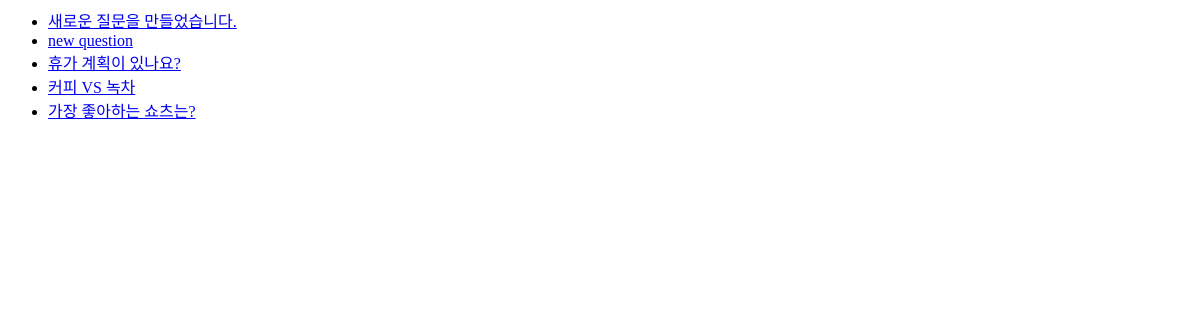
/polls/, run on an earlier commit of the app's database.
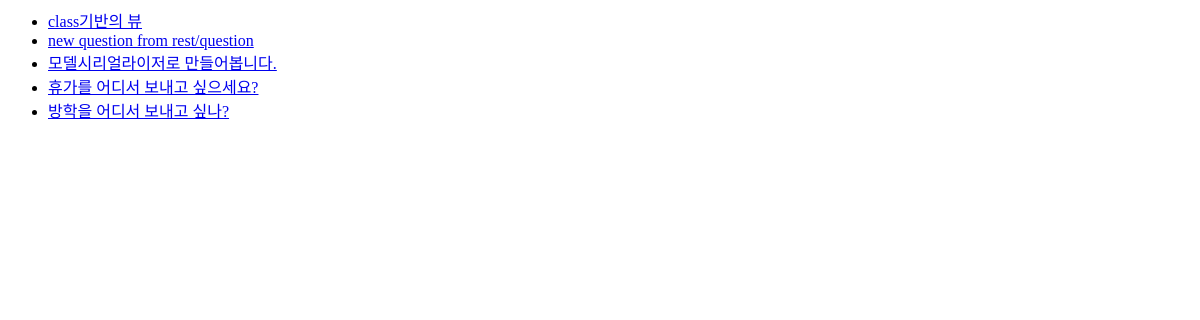
And on a later commit of the database.
### polls/models.py (models this page shows, shortened)
class Question(models.Model):
    question_text = models.CharField(max_length=200, verbose_name ='질문') # 질문내용
    pub_data = models.DateTimeField(auto_now_add=True, verbose_name ='생성일') # 생성날짜

### polls/views.py (the view)
# urls.py: path('', views.index, name='index'),
def index(request):
    latest_question_list = Question.objects.order_by('-pub_data')[:5] # 역순 정렬
    context = {'questions': latest_question_list}
    return render(request, 'polls/index.html', context )

### polls/templates/polls/index.html (shortened to what this page needs)
{% if questions %}
<ul>
    {% for question in questions %}
    <li><a href ="{% url 'polls:detail' question.id %}">{{question.question_text}}</a></li>
    {% endfor %}
{% else %}
<p>no questions</p>
{% endif %}

What changed in the data, as far as the page shows it:
removed Question: question_text "새로운 질문을 만들었습니다."
no longer on this page (row unchanged): Question: question_text "new question"
no longer on this page (row edited): Question: question_text "휴가 계획이 있나요?"
no longer on this page (row unchanged): Question: question_text "커피 VS 녹차"
removed Question: question_text "가장 좋아하는 쇼츠는?"
added Question: question_text "class기반의 뷰"
added Question: question_text "new question from rest/question"
added Question: question_text "모델시리얼라이저로 만들어봅니다."
added Question: question_text "휴가를 어디서 보내고 싶으세요?"
added Question: question_text "방학을 어디서 보내고 싶나?"
